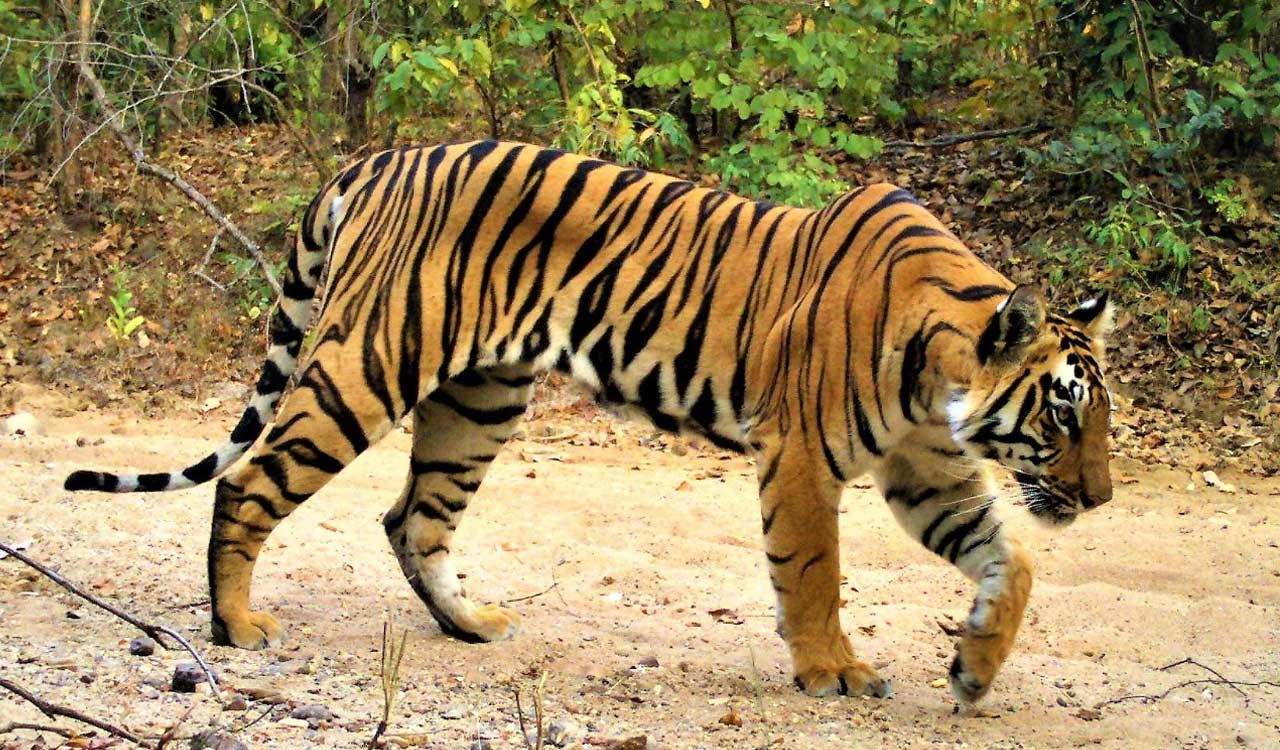
#> input picture images/Tiger.jpg, 1280 x 750 px
$ jupyter execute --allow-errors try.ipynb
#> lines starting #> are read from the running program, lines starting #| are printed output that depends on the picture
[cell 1]
import numpy as np
import matplotlib.pyplot as plt
import cv2
import random
import statspy

**padding function**

[cell 2]
def padding(image):
    padded_image = np.zeros((image.shape[0]+2,image.shape[1]+2))
    padded_image[1:image.shape[0]+1,1:image.shape[1]+1]=image
    return padded_image

**Averaging**

[cell 3]
def average_filter(image_data,filter_size):
    filter = np.ones((filter_size,filter_size))/(filter_size)**2
    padded = padding(image_data)
    new_img = np.zeros((image_data.shape[0],image_data.shape[1]))
    for i in range(image_data.shape[0]-1):
        for j in range(image_data.shape[1]-1):
            new_img[i][j] = np.sum((padded[i:i+filter_size,j:j+filter_size]*filter))
    return new_img

**median Filter**

[cell 4]
def median_filter(image_data,filter_size):
    padded = padding(image_data)
    new_img = np.zeros((image_data.shape[0],image_data.shape[1]))
    for i in range(image_data.shape[0]-1):
        for j in range(image_data.shape[1]-1):
            new_img[i][j] = np.median(padded[i:i+filter_size,j:j+filter_size])
    return new_img

**gaussian Filter**

[cell 5]
def gkernel(l=3, sig=2):
    """\
    Gaussian Kernel Creator via given length and sigma
    """

    ax = np.linspace(-(l - 1) / 2., (l - 1) / 2., l)
    xx, yy = np.meshgrid(ax, ax)

    kernel = np.exp(-0.5 * (np.square(xx) + np.square(yy)) / np.square(sig))

    return kernel / np.sum(kernel)

[cell 6]
from scipy import signal


def gaussian_filter(image, sigma):
    # create a 2D gaussian filter
    x, y = np.mgrid[-2:3, -2:3]
    normal = 1 / (2.0 * np.pi * sigma**2)
    g =  np.exp(-((x**2 + y**2) / (2.0*sigma*2))) * normal
    print(g.shape)
    # convolve the image with the gaussian filter
    filtered_image = signal.convolve2d(image, g, mode='same', boundary='symm')
    return filtered_image

[cell 7]
img = cv2.imread('./images/Tiger.jpg',cv2.IMREAD_GRAYSCALE)
#> img: shape (750, 1280); min 0, max 255, mean 133.9
img3 = cv2.GaussianBlur(img,(3,3),0.6)
plt.figure()
plt.imshow(img3,cmap='gray')
img2 = gaussian_filter(img,0.198)
plt.figure()
plt.imshow(img2,cmap='gray')

[cell 8]
w = gkernel(7,0.9)
w

[cell 9]
img = cv2.imread('./images/Lenna_(test_image).png',cv2.IMREAD_GRAYSCALE)
#> (the rest of this cell did not finish here and is left out)


[cell 10]
plt.imshow(img2,cmap='gray')

[cell 11]
def gaussian_kernel(size, sigma=1, verbose=False):

    kernel_1D = np.linspace(-(size // 2), size // 2, size)
    for i in range(size):
        kernel_1D[i] = statspy.basics.dnorm(kernel_1D[i], 0, sigma)
    kernel_2D = np.outer(kernel_1D.T, kernel_1D.T)

    kernel_2D *= 1.0 / kernel_2D.max()

    if verbose:
        plt.imshow(kernel_2D, interpolation='none',cmap='gray')
        plt.title("Image")
        plt.show()

    return kernel_2D

[cell 12]
def low_high_pass(image,selection,mask_size):
    x = 256-mask_size
    y = 256+mask_size
    img_fou = np.fft.fft2(image)
    img_fou = np.fft.fftshift(img_fou)
    if selection == "high":
        mask = np.ones((512,512))
        mask[x:y,x:y] = 0
    elif selection == "low":
        mask = np.zeros((512,512))
        mask[x:y,x:y] = 1
    new_fou = mask*img_fou
    new_fou = np.fft.ifftshift(new_fou)
    new_fou = np.fft.ifft2(new_fou)
    return np.abs(new_fou)

**High Pass**

[cell 13]
def high_filter(image_data,filter_size=3):
    filter = np.array([[-1,-1,-1],[-1,8,-1],[-1,-1,-1]])/9
    padded = padding(image_data)
    new_img = np.zeros((image_data.shape[0],image_data.shape[1]))
    for i in range(image_data.shape[0]):
        for j in range(image_data.shape[1]):
            new_img[i][j] = np.sum((padded[i:i+filter_size,j:j+filter_size]*filter))
    return new_img

**Gray Scale**

[cell 14]
def rgb2gray(image):
    new_image = 0.299*image[:,:,0]+0.587*image[:,:,1]+0.114*image[:,:,2]
    return new_image

**Hybrid**

[cell 15]
def hybrid(image1,image2):
    """image1: high filter image
    image2: low pass image"""
    image1 = rgb2gray(image1)
    image2 = rgb2gray(image2)
    image1 = low_high_pass(image1,'high',30)
    image2 = low_high_pass(image2,'low',30)
    new_image = image1+image2
    return new_image

[cell 16]
image1 = cv2.imread('./images/Tiger.jpg')
#> image1 is the input picture: shape (750, 1280, 3); mean B, G, R 90.3, 132.9, 152.3
image1 = cv2.resize(image1,(512,512))
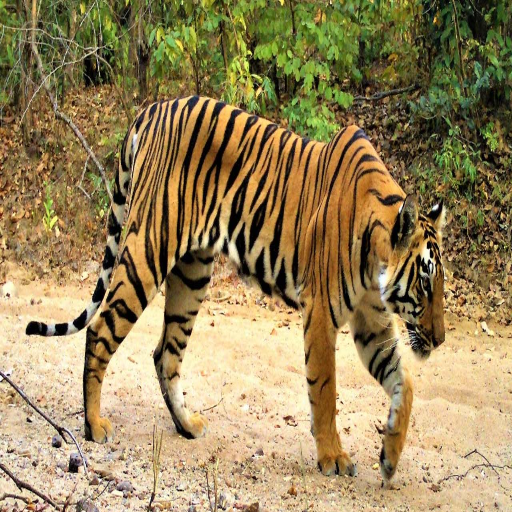
#> image1: shape (512, 512, 3); mean B, G, R 90.2, 132.8, 152.2
image2 = cv2.imread('./images/elephant.jpg')
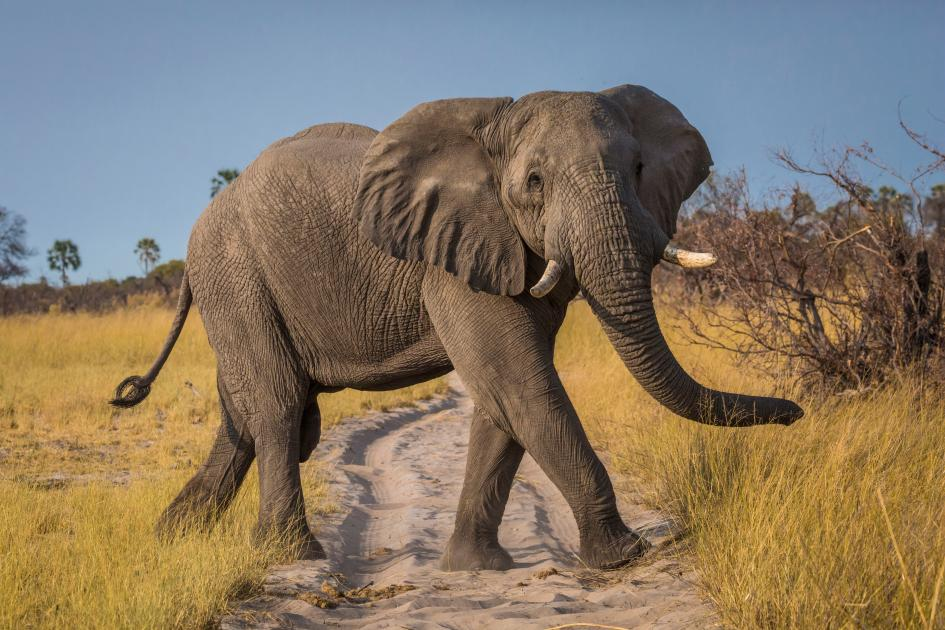
#> input picture images/elephant.jpg, 945 x 630 px
#> image2 is the input picture: shape (630, 945, 3); mean B, G, R 101.9, 120.2, 134.2
image2 = cv2.resize(image2,(512,512))
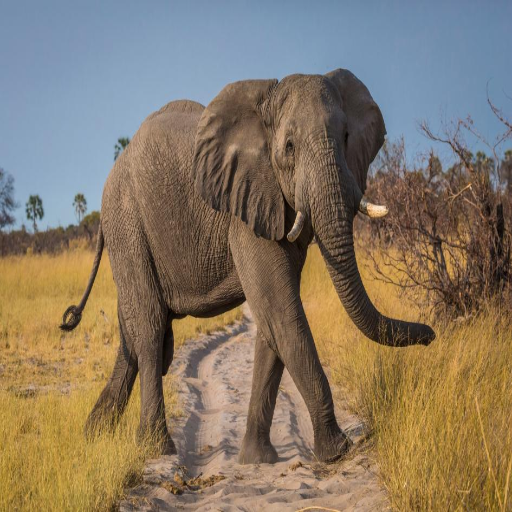
#> image2: shape (512, 512, 3); mean B, G, R 101.8, 120.1, 134.1

[cell 17]
new_image = hybrid(image1,image2)
#> in low_high_pass, `return np.abs(new_fou)`:
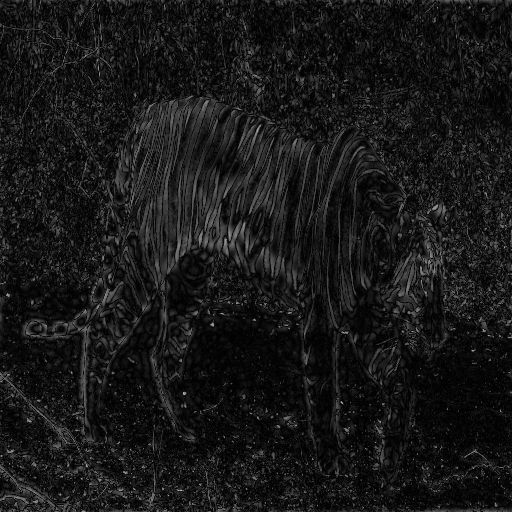
#> returned value: shape (512, 512) float64; min 0.0101, max 182, mean 24.3
#> in hybrid, `new_image = image1+image2`:
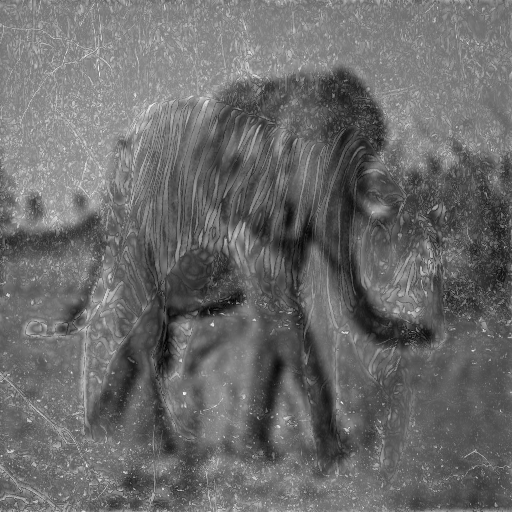
#> new_image: shape (512, 512) float64; min 5.07, max 326.7, mean 140.5; drawn with min black and max white

[cell 18]
plt.imshow(new_image,cmap='gray')

[cell 19]
def rgb_histogram(image):
    r = image[:,:,0]
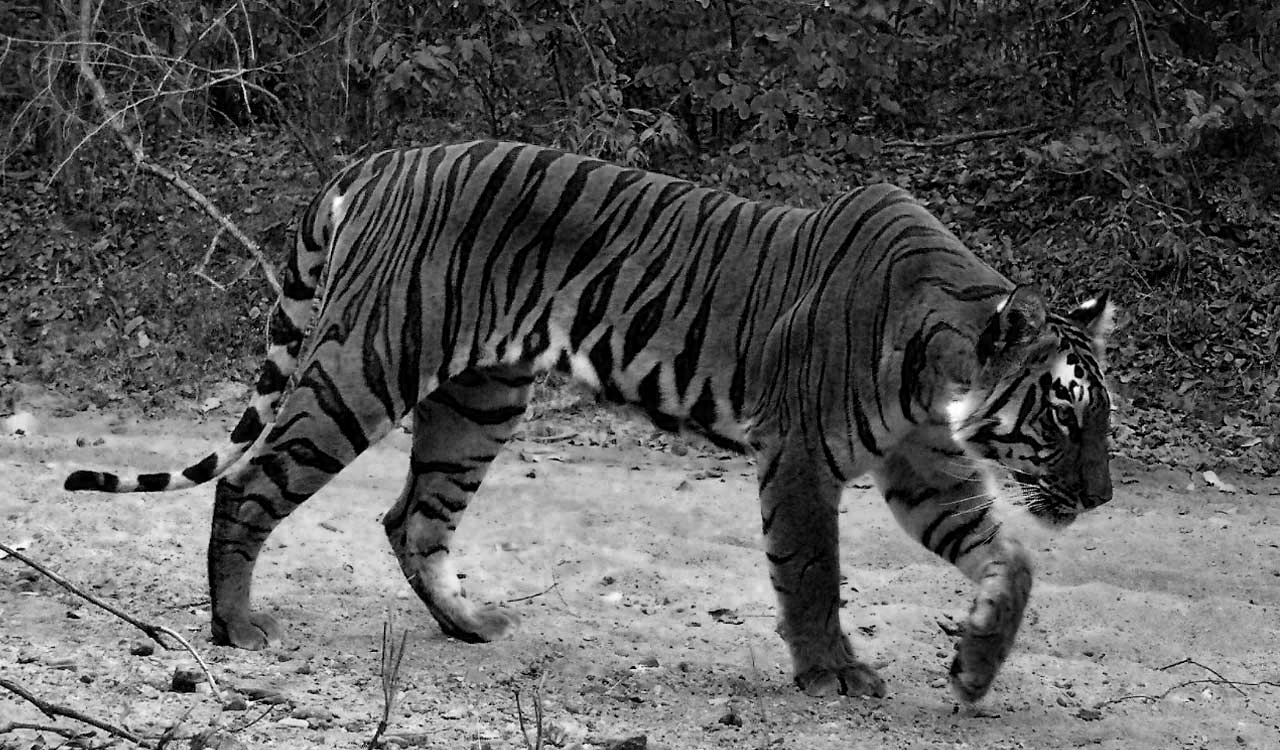
#> r: shape (750, 1280); min 0, max 255, mean 90.3
    g = image[:,:,1]
    b = image[:,:,2]
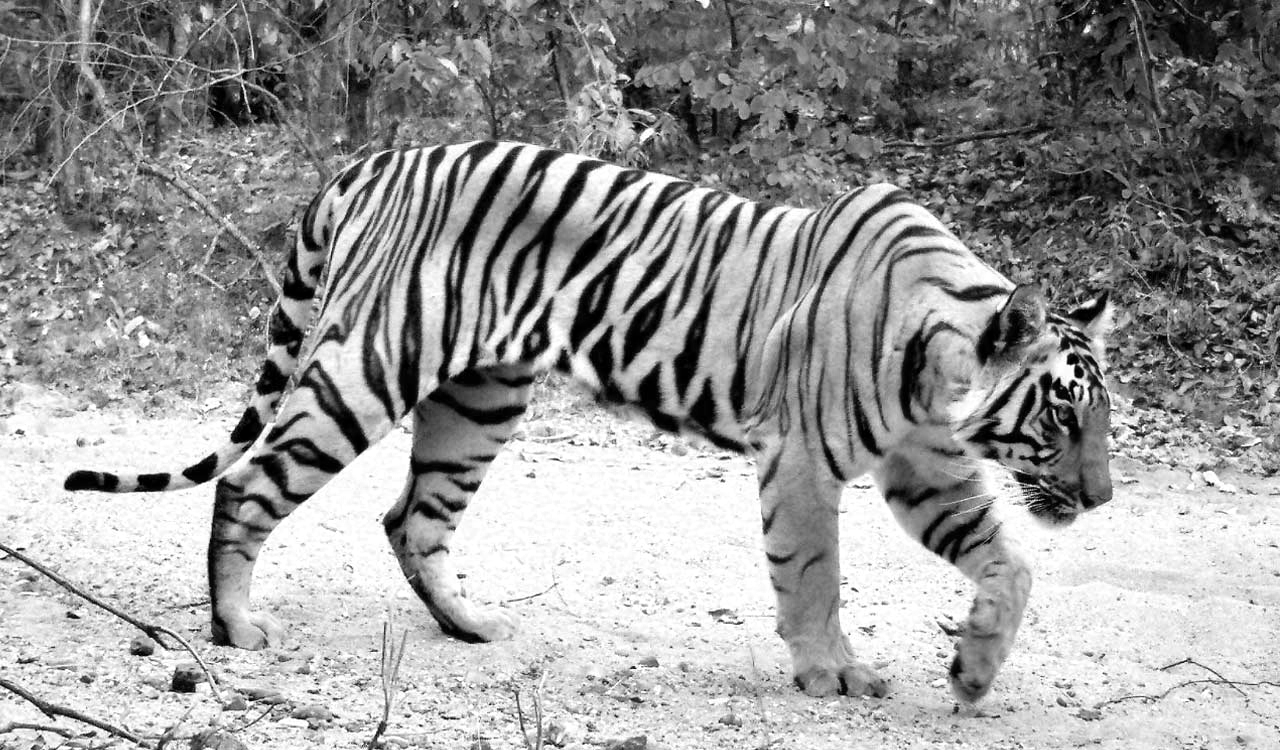
#> b: shape (750, 1280); min 0, max 255, mean 152.3
    plt.hist(r.ravel(),256,[0,256],color='r')
    plt.hist(g.ravel(),256,[0,256],color='g')
    plt.hist(b.ravel(),256,[0,256],color='b')
    plt.show()
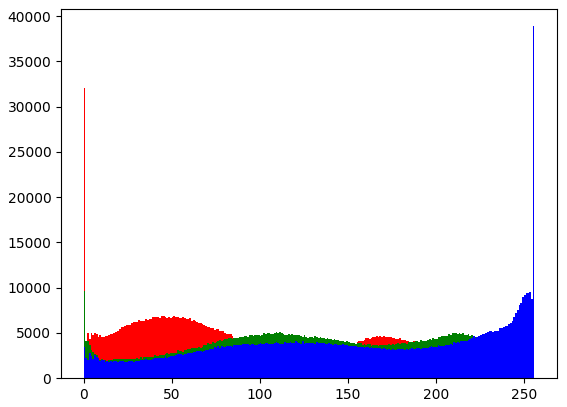
#> figure drawn by matplotlib, 1 panel; tallest bar 32082 high, from x = 0 to 1; tallest bar 9620 high, from x = 0 to 1; tallest bar 38884 high, from x = 255 to 256
